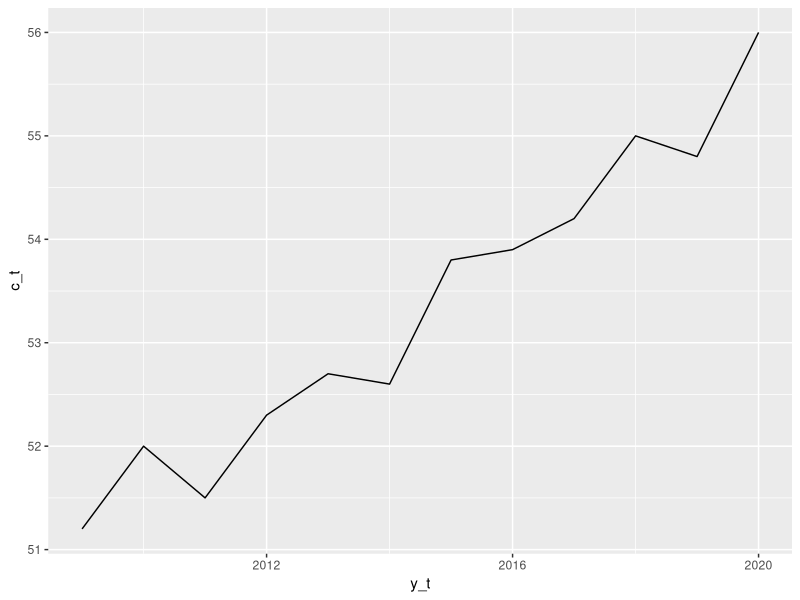
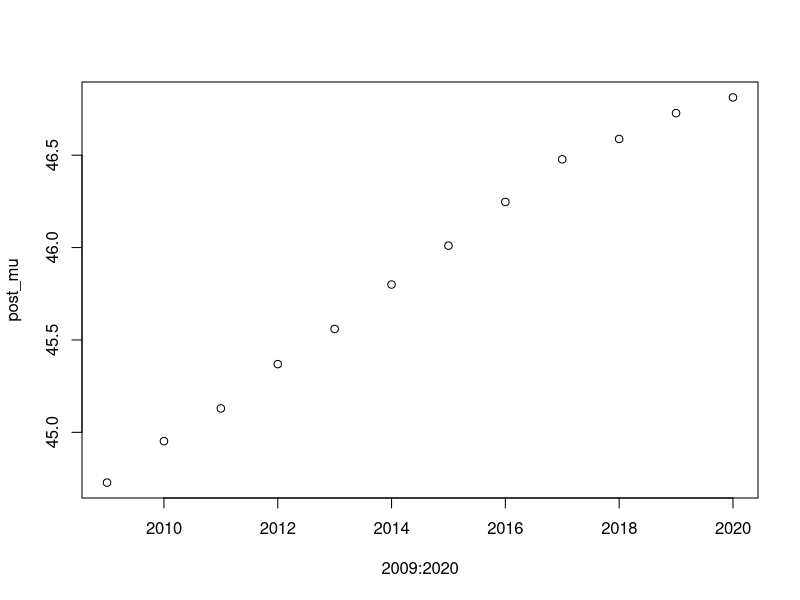

Generate these figures, in order, with R:
## ---- chunk 1
require(tidyverse)
law <- read_csv("law.csv") %>% rename(c_t = Poenggrense,
                                      a_t = Søkere,
                                      s_t = Plasser) %>% mutate(y_t = 2009:2020)
ggplot(law, aes(x = y_t, y = c_t)) +
  geom_line()
 
prior_mu_1_mu <- 40 #Prior mean for the average point score in 2009
prior_mu_1_sig <- 5 #Prior std.dev for the average point score in 2009
delta_mu_sig <- 1 #Std.dev of the mu_t+1 - mu_t random walk prior

sig_alpha <- 5
sig_beta <- 1 #scale 

iterations <- 1e4
eps <- 10

n_yrs <- 12
a_t <- law %>% select(a_t) %>% pull()
s_t <- law %>% select(s_t) %>% pull()
c_t <- law %>% select(c_t) %>% pull()
q_t <- (a_t - s_t)/a_t

mu <- rep(0, 11)
sim_c_t <- mu
sigma <- 0

acc_mu <- matrix(NA, nrow = 1, ncol = n_yrs)
acc_sigma <- c(NA)

for(i in 1:iterations){
  mu[1] <- rnorm(1, prior_mu_1_mu, prior_mu_1_sig)
  mu[2:n_yrs] <- mu[1] + cumsum(rnorm(n_yrs - 1, 0, delta_mu_sig))
  sigma <- rgamma(1, shape = 5, scale = 1)
  for(t in 1:n_yrs){
    y_t <- rnorm(a_t[t], mu[t], sigma)
    sim_c_t[t] <- quantile(y_t, q_t[t])
  }
  
  rho <- mean((sim_c_t - c_t)^2)
  if(rho < eps){
    acc_mu <- rbind(acc_mu, mu)
    acc_sigma <- c(acc_sigma, sigma)
  }
}

post_mu <- colMeans(acc_mu, na.rm = TRUE)
post_sigma <- mean(acc_sigma, na.rm = TRUE)

plot(2009:2020, post_mu)
